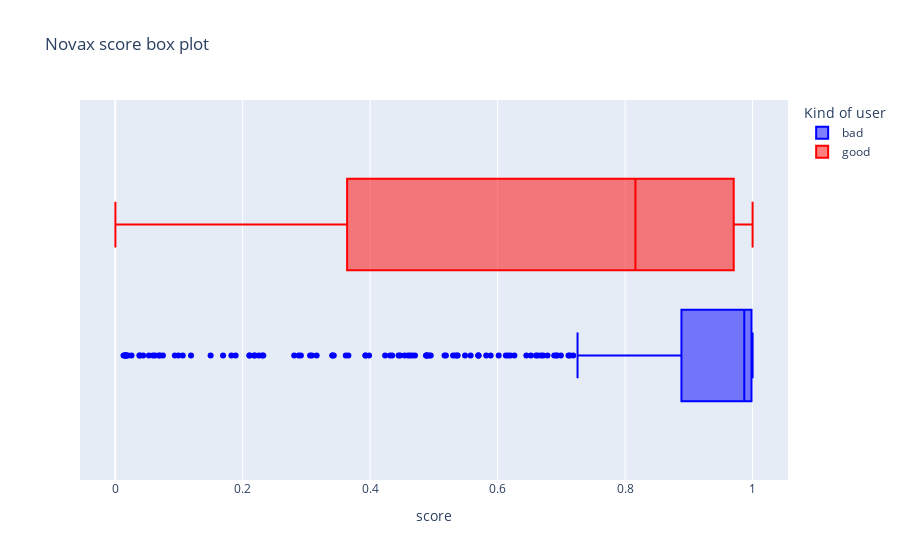

Notebook code for this chart:
### Code cell
lst = ["bad" for i in range(len(bad_avaxtar))]
bad_avaxtar["dozen"] = lst
lst = ["good" for i in range(len(good_avaxtar))]
good_avaxtar["dozen"] = lst
avax_merged = bad_avaxtar.append(good_avaxtar)
fig = px.box(avax_merged, x="score", color="dozen", title="Novax score box plot", 
                            labels={
                            "dozen" : "Kind of user",
                            "conspiracy_score" : "Score from 0 to 1"
                            },
                          color_discrete_sequence=["blue", "red"]
                            )
fig.show()

### Figure 1 — Plotly figure (JSON) as saved in the notebook; plotly's stock layout.template omitted (floating-point values rounded to 4 significant figures; data arrays with more than 128 entries replaced by an {"elided": "..."} marker saying what was removed)
{"data": [{"alignmentgroup": "True", "hovertemplate": "Kind of user=bad<br>score=%{x}<extra></extra>", "legendgroup": "bad", "marker": {"color": "blue"}, "name": "bad", "notched": false, "offsetgroup": "bad", "orientation": "h", "showlegend": true, "type": "box", "x": {"elided": "611 float values"}, "x0": " ", "xaxis": "x", "y0": " ", "yaxis": "y"}, {"alignmentgroup": "True", "hovertemplate": "Kind of user=good<br>score=%{x}<extra></extra>", "legendgroup": "good", "marker": {"color": "red"}, "name": "good", "notched": false, "offsetgroup": "good", "orientation": "h", "showlegend": true, "type": "box", "x": {"elided": "965 float values"}, "x0": " ", "xaxis": "x", "y0": " ", "yaxis": "y"}], "layout": {"boxmode": "group", "legend": {"title": {"text": "Kind of user"}, "tracegroupgap": 0}, "title": {"text": "Novax score box plot"}, "xaxis": {"anchor": "y", "domain": [0, 1], "title": {"text": "score"}}, "yaxis": {"anchor": "x", "domain": [0, 1]}}}
